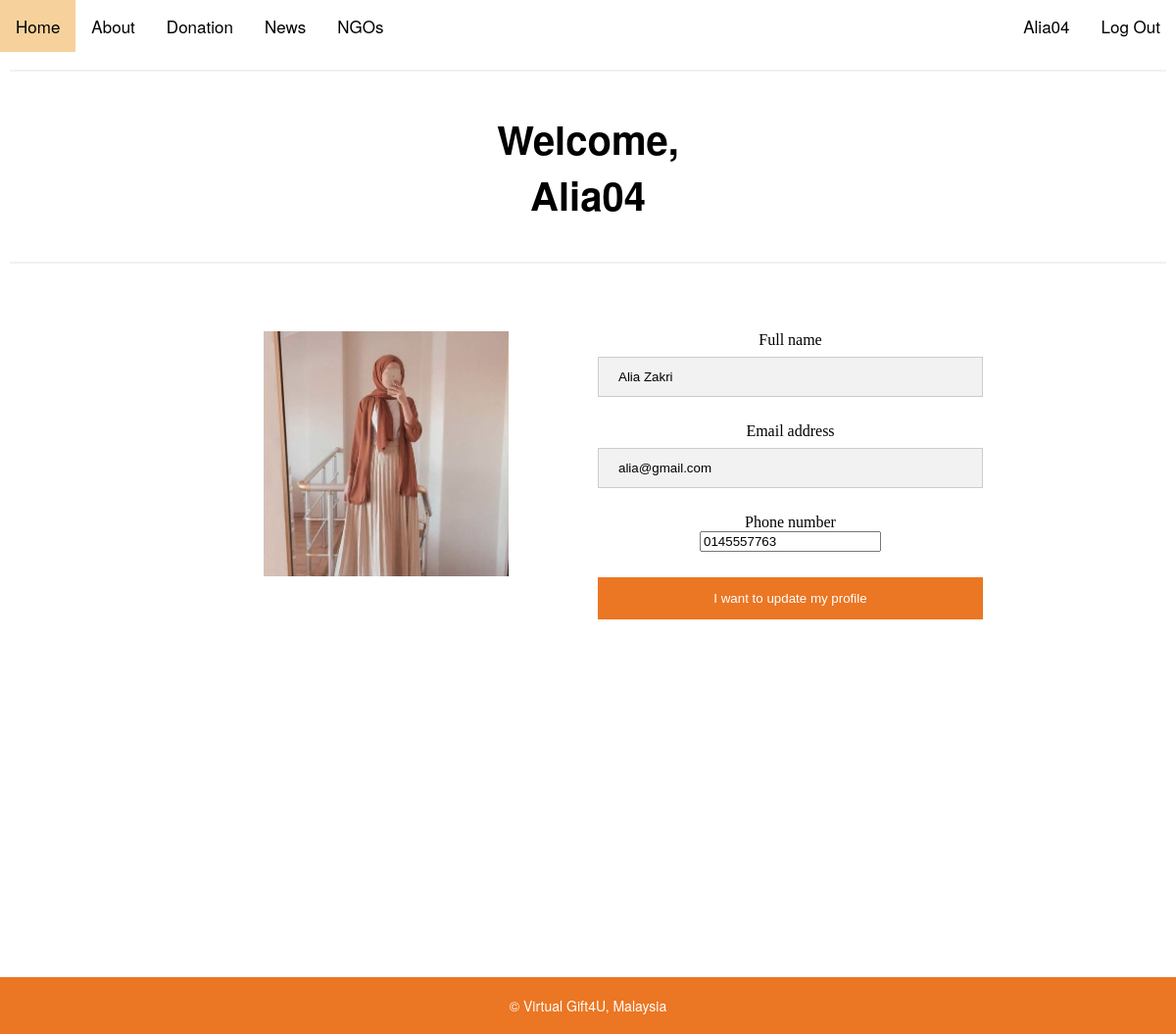
Screenshot of /profile.php (signed in) with the database file from the repository.
### tables this page shows
CREATE TABLE `users` (
  `user_id` int(50) NOT NULL,
  `username` varchar(50) NOT NULL,
  `user_fname` varchar(50) NOT NULL,
  `user_email` varchar(50) NOT NULL,
  `password` varchar(20) NOT NULL,
  `role` varchar(15) NOT NULL,
  `phone` varchar(12) NOT NULL,
  `image` longblob NOT NULL,
  `date_joined` timestamp NOT NULL DEFAULT CURRENT_TIMESTAMP ON UPDATE CURRENT_TIMESTAMP,
  `region` varchar(30) NOT NULL
);

### profile.php (the view, shortened to what this page needs)
<?php
include("includes/dbconnection.php");
$sql = "SELECT * FROM users WHERE username='".$_SESSION['username']."'";
$result = mysqli_query($conn, $sql) or die ("Error running MySQL query");
$row = mysqli_fetch_assoc($result);
if ($row == 0)
	{
		echo "Login Fail";
		session_unset();
		header('Refresh:2; url=login.php');
	}
		else
		{
?>
<!DOCTYPE html>
<html>
	<head>
		<link rel="stylesheet" href="css/style.css" type="text/css">
		<link rel="stylesheet" href="https://cdnjs.cloudflare.com/ajax/libs/font-awesome/4.7.0/css/font-awesome.min.css">
</head>
	<body>
		<nav>
			<div class="topnav" id="myTopnav">
			  	<a href="homepage1.php">Home</a>
			  	<a href="about1.php">About</a>
			 	<a href="donation1.php">Donation</a>
			  	<a href="news1.php">News</a>
			  	<a href="ngo1.php">NGOs</a>
				<a style="float: right" type="button" class="logoutbtn" onclick="window.location.href='includes/logout.php'">Log Out</button></a>
				<a style="float: right" href="profile.php"><?php echo $_SESSION["username"]; ?></a>
			</div>
		</nav>
		<section>
			<article>
				<center>
					<hr>
						<h1 id="h-PPE" style="font-size: 40px;">Welcome, <br><?php echo $_SESSION["username"]; ?></h1>
					<hr>
				<div class="logincontainer">
					<div class="row">
						<?php
					        $sql="SELECT * FROM users WHERE user_id='".$_SESSION['user_id']."'";
					        $result = mysqli_query($conn,$sql);
					        if ($result == TRUE) {
					            while($row = mysqli_fetch_array($result)) {
		            	?>
        				<div class="column">
        					<?php
								$img=$row['image'];
								if (empty($img)) {
									$img="images/placeholder.jpg";
								}
								else
									$img="images/$img";
							?>
							<img src="<?php echo $img; ?>" width="250" height="250" alt="">
        				</div>
        				<div class="column">
        					<label for="fname">Full name</label><br>
							<input type="text" id="fname" name="fname" value="<?php echo $row['user_fname']; ?> " readonly><br><br>
							<label for="email">Email address</label><br>
							<input type="text" id="email" name="email" value="<?php echo $row['user_email']; ?> " readonly><br><br>
							<label for="phone">Phone number</label><br>
							<input type="tel" id="phone" name="phone" value="<?php echo $row['phone']; ?> " patern="[0-9]{3}[0-9]{3}[0-9]{4}" minlength="9" maxlength="11" readonly><br><br>
							<button onclick="document.location='updateprofile.php'">I want to update my profile</button>
        				</div>
					<?php
						}}
						else
						{
							echo "0 result";
						}
					?>
				</div>
			</div>
				</center>
			</article>
		</section>
		<footer>
			<p>	&copy; Virtual Gift4U, Malaysia</p>
		</footer>
	</body>
</html>
<?php
		}
?>

### css/style.css (style rules this page uses)
body { background-color: #ccc; margin: 0; min-height: 100%; width: 100%; height: 100%; padding: 0px; overflow-x: hidden; }
section { display: -webkit-flex; display: flex; }
nav { -webkit-flex: 1; -ms-flex: 1; flex: 1; width: 100%; overflow: auto; }
article { -webkit-flex: 3; -ms-flex: 3; flex: 3; background-color: white; padding: 10px; }
* { box-sizing: border-box; }
hr { border: 1px solid #f1f1f1; margin-bottom: 20px; }
.logincontainer { width: 70%; margin: 5% auto 5% auto; background-color: white; }
.logincontainer .column { float: left; width: 50%; height: 600px; padding: 10px; }
.logincontainer .row:after { content: ""; display: table; clear: both; }
.logincontainer input[type=text], input[type=password] { width: 100%; padding: 12px 20px; margin: 8px 0; display: inline-block; border: 1px solid #ccc; background-color: #f2f2f2; box-sizing: border-box; }
.logincontainer button { background-color: #eb7623; color: white; padding: 14px 20px; margin: 8px 0; border: none; cursor: pointer; width: 100%; }
footer { background: #eb7623; bottom: 0; padding:5px; width: 100%; }
footer p { text-align:center; color:#ffff; font-size: 14px; }
.topnav { overflow: hidden; background-color: #FFFFFF; font-family: Gotham, "Helvetica Neue", Helvetica, Arial, sans-serif; font-style: normal; font-weight: 400; }
.topnav a { float: left; display: block; color: #000000; text-align: center; padding: 14px 16px; text-decoration: none; font-size: 17px; }
.row::after { content: ""; clear: both; display: table; }
a:link { text-decoration: none; color: black; }
p { font-family: Gotham, "Helvetica Neue", Helvetica, Arial, sans-serif; font-style: normal; }
#h-PPE { font-family: Gotham, "Helvetica Neue", Helvetica, Arial, sans-serif; font-style: normal; }

### rows the page displays
users: image (picture), fname "Alia Zakri", email "alia@gmail.com", phone "0145557763"

### other values shown
$_SESSION["username"] "Alia04"
